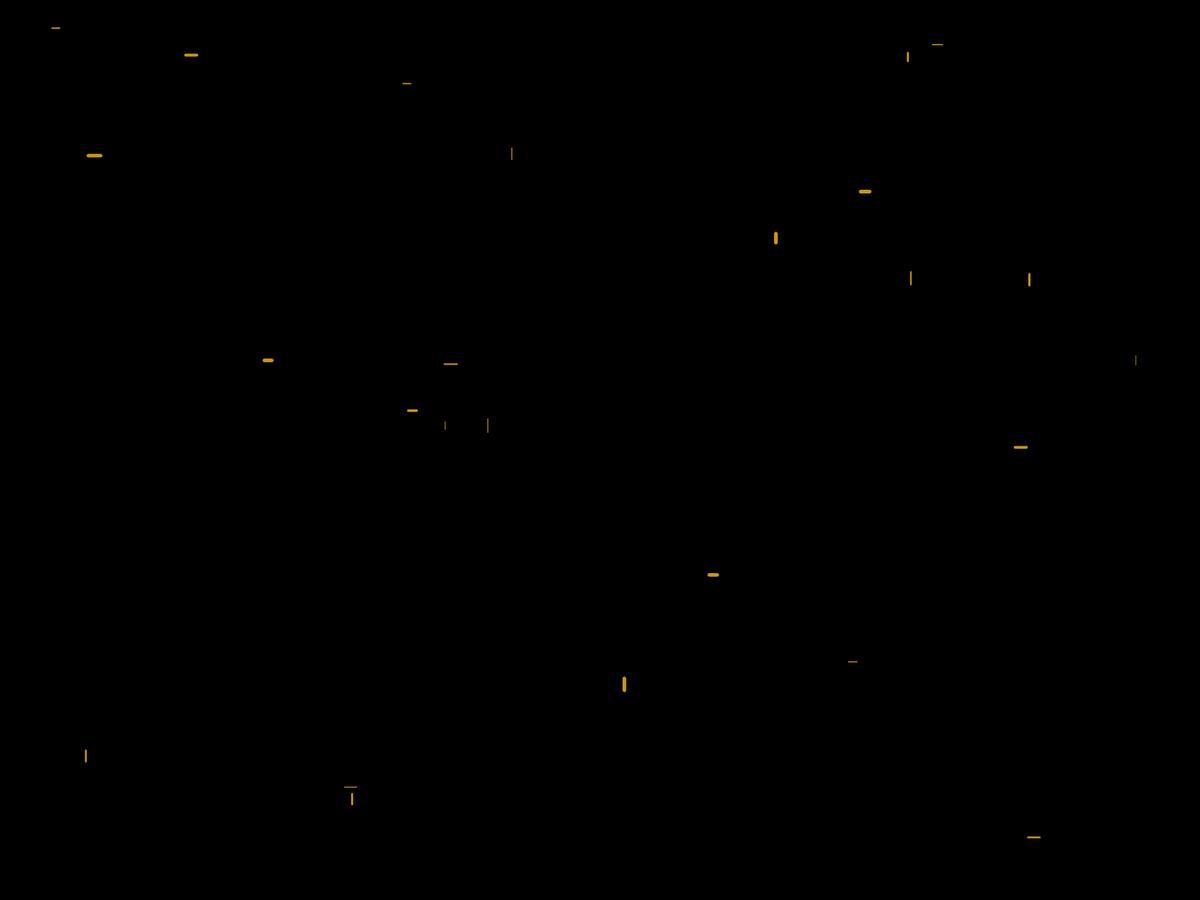
Frame 1 (no input)
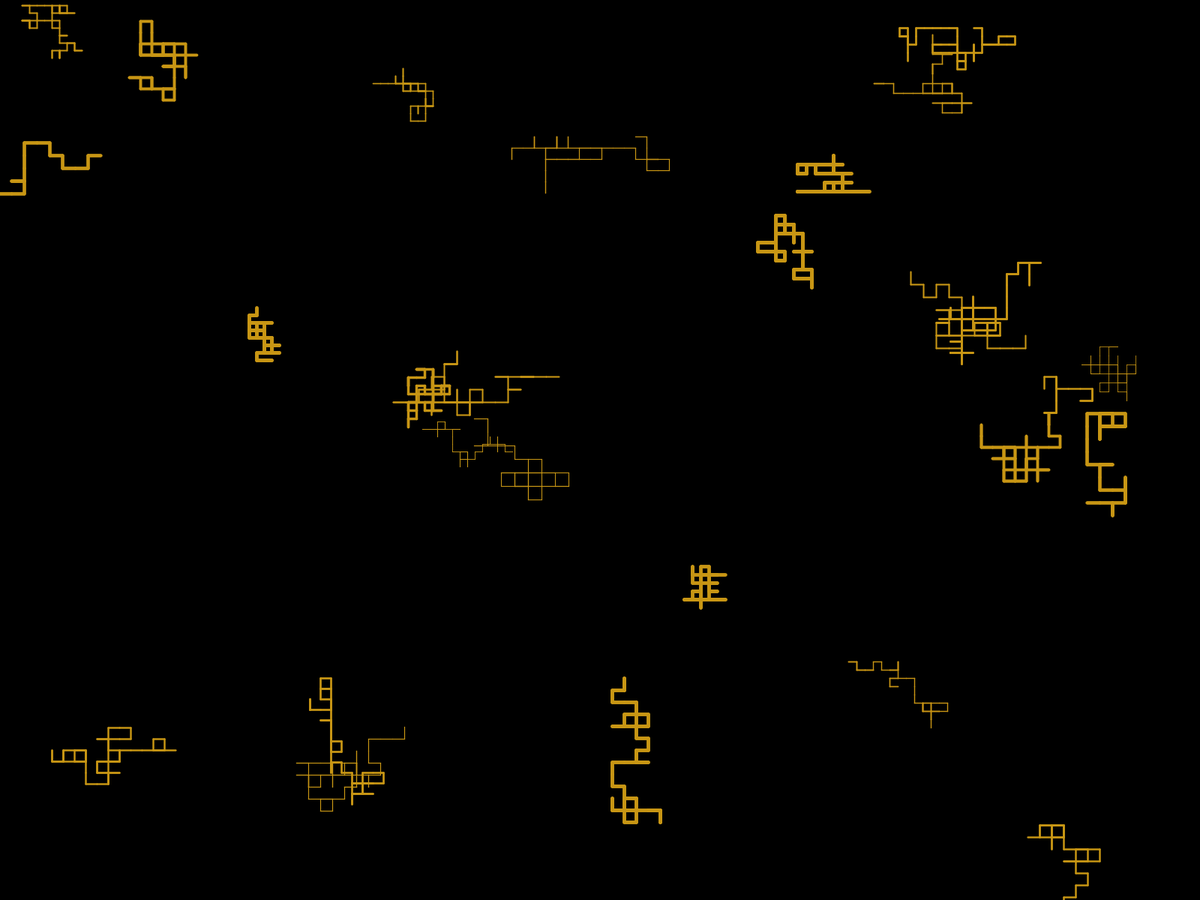
Frame 60 (the mouse pressed at the canvas centre just before this capture)
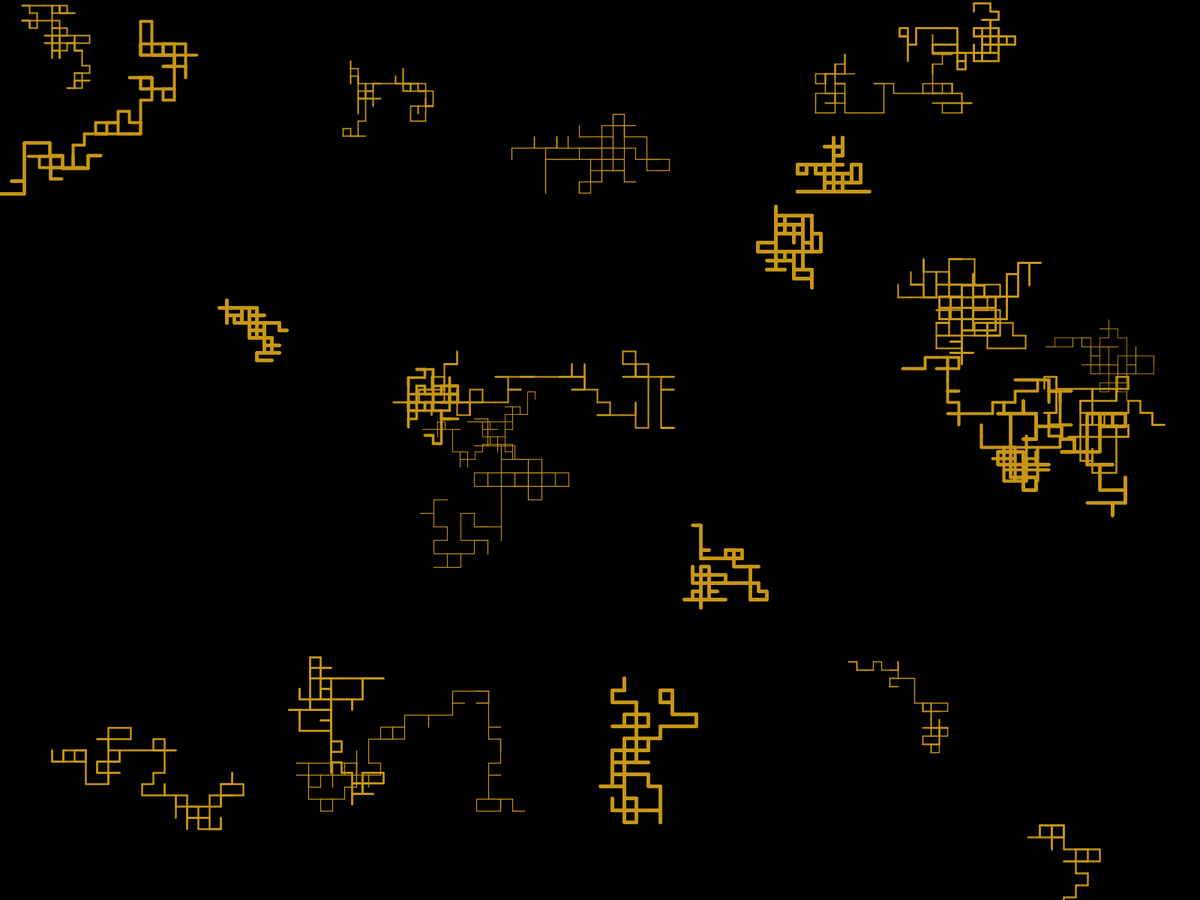
Frame 120 (the mouse held since frame 60 and released just before this capture)

The Processing sketch that drew these frames (run headless with seeded random() and noise(); from frame 60 on, the mouse is pressed at the canvas centre):

// Processing sketch: screen_saver
// ── screen_saver.pde
//strokeWeight(5);
//point(width/2,height/2);

Lines[] myLines = new Lines [25];

void setup() {
  background(0);
  fullScreen();
  frameRate(60);
  for (int i=0; i<myLines.length; i++) {
    myLines[i] = new Lines(random(width), random(height), random(1, 5), random(10, 20));
  }
}

void draw() {
  if (frameCount >3000) {
    background(0);
    frameCount = 0;
  } else {
    for (int i=0; i<myLines.length; i++) {
      Lines iLines = myLines[i];
      iLines.display();
    }
  }
}

// ── Lines.pde
class Lines {
  //variables
  float xpos;
  float ypos;
  float strokeW;
  float lineLength;

  //constructor
  Lines(float tempX, float tempY, float tempStroke, float tempLength) {
    xpos = tempX;
    ypos = tempY;
    strokeW = tempStroke;
    lineLength = tempLength;
  }


  //display
  void display () {
    stroke (200,150,20);
    if (xpos > width || xpos < 0 || ypos > height || ypos < 0) {
      xpos = random(width);
      ypos = random(height);
    } else {
      if (random(100)>75) {
        strokeWeight(strokeW);
        moveLeft(xpos, ypos, lineLength);
      } else if (random(100)>70) {
        strokeWeight(strokeW);
        moveUp(xpos, ypos, lineLength);
      } else if (random(100)>55) {
        strokeWeight(strokeW);
        moveDown(xpos, ypos, lineLength);
      } else {
        strokeWeight(strokeW);
        moveRight(xpos, ypos, lineLength);
      }
    }
  }

  void moveRight(float startX, float startY, float moveCount) {
    for (float i=0; i<moveCount; i++) {
      point(startX+i, startY);
      xpos = startX + i;
      ypos = startY;
    }
  }
  void moveLeft(float startX, float startY, float moveCount) {
    for (float i=0; i<moveCount; i++) {
      point(startX-i, startY);
      xpos = startX - i;
      ypos = startY;
    }
  }
  void moveUp(float startX, float startY, float moveCount) {
    for (float i=0; i<moveCount; i++) {
      point(startX, startY-i);
      xpos = startX;
      ypos = startY - i;
    }
  }
  void moveDown(float startX, float startY, float moveCount) {
    for (float i=0; i<moveCount; i++) {
      point(startX, startY+i);
      xpos = startX;
      ypos = startY + i;
    }
  }
  //void moveURight(float startX, float startY, float moveCount) {
  //  for (float i=0; i<moveCount; i++) {
  //    point(startX+i, startY-i);
  //    xpos = startX + i;
  //    ypos = startY - i;
  //  }
  //}
  //void moveULeft(float startX, float startY, float moveCount) {
  //  for (float i=0; i<moveCount; i++) {
  //    point(startX-i, startY - i);
  //    xpos = startX - i;
  //    ypos = startY - i;
  //  }
  //}
  //void moveDRight(float startX, float startY, float moveCount) {
  //  for (float i=0; i<moveCount; i++) {
  //    point(startX+i, startY+i);
  //    xpos = startX + i;
  //    ypos = startY + i;
  //  }
  //}
  //void moveDLeft(float startX, float startY, float moveCount) {
  //  for (float i=0; i<moveCount; i++) {
  //    point(startX-i, startY+i);
  //    xpos = startX - i;
  //    ypos = startY + i;
  //  }
  //}
}
